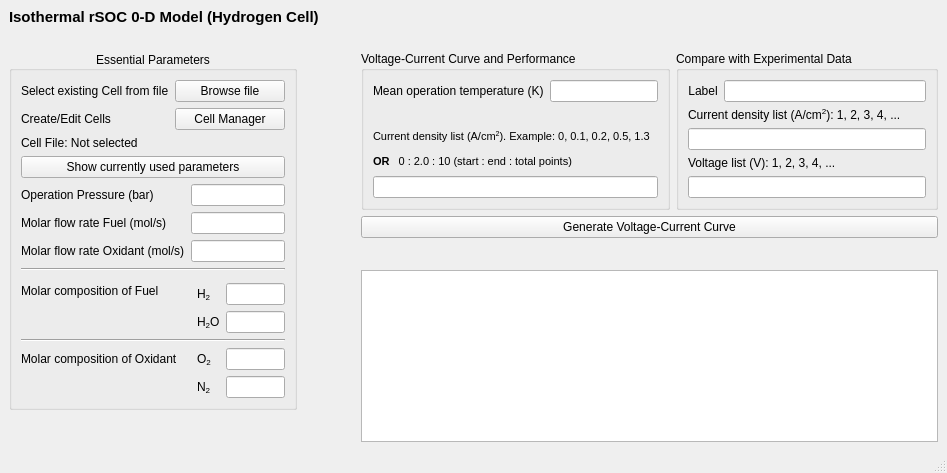
<?xml version="1.0" encoding="UTF-8"?>
<ui version="4.0">
 <class>NullDimWindow</class>
 <widget class="QMainWindow" name="NullDimWindow">
  <property name="geometry">
   <rect>
    <x>0</x>
    <y>0</y>
    <width>947</width>
    <height>473</height>
   </rect>
  </property>
  <property name="windowTitle">
   <string>MainWindow</string>
  </property>
  <widget class="QWidget" name="centralwidget">
   <layout class="QVBoxLayout" name="verticalLayout_4">
    <item>
     <layout class="QVBoxLayout" name="verticalLayout_3">
      <item>
       <widget class="QLabel" name="label_3">
        <property name="maximumSize">
         <size>
          <width>341</width>
          <height>16</height>
         </size>
        </property>
        <property name="font">
         <font>
          <pointsize>11</pointsize>
          <weight>75</weight>
          <bold>true</bold>
         </font>
        </property>
        <property name="text">
         <string>Isothermal rSOC 0-D Model (Hydrogen Cell)</string>
        </property>
       </widget>
      </item>
      <item>
       <spacer name="verticalSpacer_3">
        <property name="orientation">
         <enum>Qt::Vertical</enum>
        </property>
        <property name="sizeType">
         <enum>QSizePolicy::Minimum</enum>
        </property>
        <property name="sizeHint" stdset="0">
         <size>
          <width>20</width>
          <height>20</height>
         </size>
        </property>
       </spacer>
      </item>
     </layout>
    </item>
    <item>
     <layout class="QGridLayout" name="gridLayout_4" rowstretch="0,0,0" columnstretch="5,1,10">
      <item row="0" column="0" rowspan="3">
       <layout class="QGridLayout" name="gridLayout_3">
        <item row="0" column="0">
         <widget class="QGroupBox" name="groupBox">
          <property name="title">
           <string notr="true">Essential Parameters</string>
          </property>
          <property name="alignment">
           <set>Qt::AlignCenter</set>
          </property>
          <property name="flat">
           <bool>false</bool>
          </property>
          <layout class="QGridLayout" name="gridLayout">
           <item row="0" column="0" colspan="4">
            <layout class="QFormLayout" name="formLayout_2">
             <item row="0" column="0">
              <widget class="QLabel" name="label">
               <property name="text">
                <string>Select existing Cell from file</string>
               </property>
              </widget>
             </item>
             <item row="0" column="1">
              <widget class="QPushButton" name="browseFile">
               <property name="text">
                <string>Browse file</string>
               </property>
              </widget>
             </item>
             <item row="1" column="0">
              <widget class="QLabel" name="label_2">
               <property name="text">
                <string>Create/Edit Cells</string>
               </property>
              </widget>
             </item>
             <item row="1" column="1">
              <widget class="QPushButton" name="cellManager">
               <property name="text">
                <string>Cell Manager</string>
               </property>
              </widget>
             </item>
             <item row="2" column="0" colspan="2">
              <widget class="QLabel" name="labelFileName">
               <property name="text">
                <string>Cell File: Not selected</string>
               </property>
              </widget>
             </item>
             <item row="3" column="0" colspan="2">
              <widget class="QPushButton" name="showCurrentCell">
               <property name="text">
                <string>Show currently used parameters</string>
               </property>
              </widget>
             </item>
            </layout>
           </item>
           <item row="8" column="2">
            <widget class="QLabel" name="label_8">
             <property name="text">
              <string>&lt;html&gt;&lt;head/&gt;&lt;body&gt;&lt;p&gt;H&lt;span style=&quot; vertical-align:sub;&quot;&gt;2&lt;/span&gt;&lt;/p&gt;&lt;/body&gt;&lt;/html&gt;</string>
             </property>
             <property name="textFormat">
              <enum>Qt::RichText</enum>
             </property>
            </widget>
           </item>
           <item row="12" column="2">
            <widget class="QLabel" name="label_12">
             <property name="text">
              <string>&lt;html&gt;&lt;head/&gt;&lt;body&gt;&lt;p&gt;N&lt;span style=&quot; vertical-align:sub;&quot;&gt;2&lt;/span&gt;&lt;/p&gt;&lt;/body&gt;&lt;/html&gt;</string>
             </property>
             <property name="textFormat">
              <enum>Qt::RichText</enum>
             </property>
            </widget>
           </item>
           <item row="9" column="3">
            <widget class="QLineEdit" name="input_x_H2O">
             <property name="autoFillBackground">
              <bool>false</bool>
             </property>
             <property name="clearButtonEnabled">
              <bool>false</bool>
             </property>
            </widget>
           </item>
           <item row="4" column="0">
            <widget class="QLabel" name="label_4">
             <property name="text">
              <string>Molar flow rate Fuel (mol/s)</string>
             </property>
            </widget>
           </item>
           <item row="11" column="0">
            <widget class="QLabel" name="label_10">
             <property name="text">
              <string>Molar composition of Oxidant</string>
             </property>
            </widget>
           </item>
           <item row="3" column="1" colspan="3">
            <widget class="QLineEdit" name="input_pressure">
             <property name="autoFillBackground">
              <bool>false</bool>
             </property>
             <property name="text">
              <string/>
             </property>
             <property name="clearButtonEnabled">
              <bool>false</bool>
             </property>
            </widget>
           </item>
           <item row="9" column="2">
            <widget class="QLabel" name="label_9">
             <property name="text">
              <string>&lt;html&gt;&lt;head/&gt;&lt;body&gt;&lt;p&gt;H&lt;span style=&quot; vertical-align:sub;&quot;&gt;2&lt;/span&gt;O&lt;/p&gt;&lt;/body&gt;&lt;/html&gt;</string>
             </property>
             <property name="textFormat">
              <enum>Qt::RichText</enum>
             </property>
            </widget>
           </item>
           <item row="11" column="3">
            <widget class="QLineEdit" name="input_x_O2">
             <property name="autoFillBackground">
              <bool>false</bool>
             </property>
             <property name="clearButtonEnabled">
              <bool>false</bool>
             </property>
            </widget>
           </item>
           <item row="5" column="0">
            <widget class="QLabel" name="label_6">
             <property name="text">
              <string>Molar flow rate Oxidant (mol/s)</string>
             </property>
            </widget>
           </item>
           <item row="8" column="3">
            <widget class="QLineEdit" name="input_x_H2">
             <property name="autoFillBackground">
              <bool>false</bool>
             </property>
             <property name="clearButtonEnabled">
              <bool>false</bool>
             </property>
            </widget>
           </item>
           <item row="10" column="0" colspan="4">
            <widget class="Line" name="line_2">
             <property name="orientation">
              <enum>Qt::Horizontal</enum>
             </property>
            </widget>
           </item>
           <item row="11" column="2">
            <widget class="QLabel" name="label_11">
             <property name="text">
              <string>&lt;html&gt;&lt;head/&gt;&lt;body&gt;&lt;p&gt;O&lt;span style=&quot; vertical-align:sub;&quot;&gt;2&lt;/span&gt;&lt;/p&gt;&lt;/body&gt;&lt;/html&gt;</string>
             </property>
             <property name="textFormat">
              <enum>Qt::RichText</enum>
             </property>
            </widget>
           </item>
           <item row="12" column="3">
            <widget class="QLineEdit" name="input_x_N2">
             <property name="autoFillBackground">
              <bool>false</bool>
             </property>
             <property name="clearButtonEnabled">
              <bool>false</bool>
             </property>
            </widget>
           </item>
           <item row="4" column="1" colspan="3">
            <widget class="QLineEdit" name="input_molar_flowrate_fuel">
             <property name="autoFillBackground">
              <bool>false</bool>
             </property>
             <property name="text">
              <string/>
             </property>
             <property name="clearButtonEnabled">
              <bool>false</bool>
             </property>
            </widget>
           </item>
           <item row="6" column="0" colspan="4">
            <widget class="Line" name="line">
             <property name="orientation">
              <enum>Qt::Horizontal</enum>
             </property>
            </widget>
           </item>
           <item row="3" column="0">
            <widget class="QLabel" name="label_5">
             <property name="text">
              <string>Operation Pressure (bar)</string>
             </property>
            </widget>
           </item>
           <item row="5" column="1" colspan="3">
            <widget class="QLineEdit" name="input_molar_flowrate_oxygen">
             <property name="autoFillBackground">
              <bool>false</bool>
             </property>
             <property name="text">
              <string/>
             </property>
             <property name="clearButtonEnabled">
              <bool>false</bool>
             </property>
            </widget>
           </item>
           <item row="7" column="0" rowspan="2">
            <widget class="QLabel" name="label_7">
             <property name="text">
              <string>Molar composition of Fuel</string>
             </property>
            </widget>
           </item>
          </layout>
         </widget>
        </item>
        <item row="1" column="0">
         <widget class="QLabel" name="label_15">
          <property name="text">
           <string/>
          </property>
         </widget>
        </item>
       </layout>
      </item>
      <item row="0" column="1">
       <spacer name="horizontalSpacer">
        <property name="orientation">
         <enum>Qt::Horizontal</enum>
        </property>
        <property name="sizeType">
         <enum>QSizePolicy::Minimum</enum>
        </property>
        <property name="sizeHint" stdset="0">
         <size>
          <width>40</width>
          <height>20</height>
         </size>
        </property>
       </spacer>
      </item>
      <item row="0" column="2">
       <layout class="QGridLayout" name="gridLayout_2">
        <item row="0" column="0">
         <widget class="QGroupBox" name="groupBox_2">
          <property name="title">
           <string>Voltage-Current Curve and Performance</string>
          </property>
          <layout class="QVBoxLayout" name="verticalLayout">
           <item>
            <layout class="QFormLayout" name="formLayout">
             <item row="0" column="0">
              <widget class="QLabel" name="label_13">
               <property name="text">
                <string>Mean operation temperature (K)</string>
               </property>
              </widget>
             </item>
             <item row="0" column="1">
              <widget class="QLineEdit" name="input_meanTemperature">
               <property name="autoFillBackground">
                <bool>false</bool>
               </property>
               <property name="clearButtonEnabled">
                <bool>false</bool>
               </property>
              </widget>
             </item>
            </layout>
           </item>
           <item>
            <widget class="QLabel" name="label_14">
             <property name="text">
              <string>&lt;!DOCTYPE HTML PUBLIC &quot;-//W3C//DTD HTML 4.0//EN&quot; &quot;http://www.w3.org/TR/REC-html40/strict.dtd&quot;&gt;
&lt;html&gt;&lt;head&gt;&lt;meta name=&quot;qrichtext&quot; content=&quot;1&quot; /&gt;&lt;style type=&quot;text/css&quot;&gt;
p, li { white-space: pre-wrap; }
&lt;/style&gt;&lt;/head&gt;&lt;body style=&quot; font-family:'MS Shell Dlg 2'; font-size:8pt; font-weight:400; font-style:normal;&quot;&gt;
&lt;p style=&quot; margin-top:12px; margin-bottom:12px; margin-left:0px; margin-right:0px; -qt-block-indent:0; text-indent:0px;&quot;&gt;Current density list (A/cm&lt;span style=&quot; vertical-align:super;&quot;&gt;2&lt;/span&gt;). Example: 0, 0.1, 0.2, 0.5, 1.3&lt;/p&gt;
&lt;p style=&quot; margin-top:12px; margin-bottom:12px; margin-left:0px; margin-right:0px; -qt-block-indent:0; text-indent:0px;&quot;&gt;&lt;span style=&quot; font-weight:600;&quot;&gt;OR  &lt;/span&gt; 0 : 2.0 : 10 (start : end : total points)&lt;/p&gt;&lt;/body&gt;&lt;/html&gt;</string>
             </property>
             <property name="textFormat">
              <enum>Qt::RichText</enum>
             </property>
            </widget>
           </item>
           <item>
            <widget class="QLineEdit" name="input_jList">
             <property name="autoFillBackground">
              <bool>false</bool>
             </property>
             <property name="clearButtonEnabled">
              <bool>false</bool>
             </property>
            </widget>
           </item>
          </layout>
         </widget>
        </item>
        <item row="0" column="1">
         <widget class="QGroupBox" name="groupBox_3">
          <property name="title">
           <string>Compare with Experimental Data</string>
          </property>
          <layout class="QVBoxLayout" name="verticalLayout_2">
           <item>
            <layout class="QHBoxLayout" name="horizontalLayout">
             <item>
              <widget class="QLabel" name="label_16">
               <property name="sizePolicy">
                <sizepolicy hsizetype="Preferred" vsizetype="Preferred">
                 <horstretch>0</horstretch>
                 <verstretch>0</verstretch>
                </sizepolicy>
               </property>
               <property name="text">
                <string>Label</string>
               </property>
               <property name="alignment">
                <set>Qt::AlignCenter</set>
               </property>
              </widget>
             </item>
             <item>
              <widget class="QLineEdit" name="input_experimentName">
               <property name="autoFillBackground">
                <bool>false</bool>
               </property>
               <property name="clearButtonEnabled">
                <bool>false</bool>
               </property>
              </widget>
             </item>
            </layout>
           </item>
           <item>
            <widget class="QLabel" name="label_17">
             <property name="text">
              <string>&lt;html&gt;&lt;head/&gt;&lt;body&gt;&lt;p&gt;Current density list (A/cm&lt;span style=&quot; vertical-align:super;&quot;&gt;2&lt;/span&gt;): 1, 2, 3, 4, ...&lt;/p&gt;&lt;/body&gt;&lt;/html&gt;</string>
             </property>
             <property name="textFormat">
              <enum>Qt::RichText</enum>
             </property>
            </widget>
           </item>
           <item>
            <widget class="QLineEdit" name="input_jExperiment">
             <property name="autoFillBackground">
              <bool>false</bool>
             </property>
             <property name="clearButtonEnabled">
              <bool>false</bool>
             </property>
            </widget>
           </item>
           <item>
            <widget class="QLabel" name="label_18">
             <property name="text">
              <string>&lt;html&gt;&lt;head/&gt;&lt;body&gt;&lt;p&gt;Voltage list (V): 1, 2, 3, 4, ...&lt;/p&gt;&lt;/body&gt;&lt;/html&gt;</string>
             </property>
             <property name="textFormat">
              <enum>Qt::RichText</enum>
             </property>
            </widget>
           </item>
           <item>
            <widget class="QLineEdit" name="input_vExperiment">
             <property name="autoFillBackground">
              <bool>false</bool>
             </property>
             <property name="clearButtonEnabled">
              <bool>false</bool>
             </property>
            </widget>
           </item>
          </layout>
         </widget>
        </item>
        <item row="1" column="0" colspan="2">
         <widget class="QPushButton" name="generateCurve">
          <property name="text">
           <string>Generate Voltage-Current Curve</string>
          </property>
         </widget>
        </item>
       </layout>
      </item>
      <item row="1" column="2">
       <spacer name="verticalSpacer">
        <property name="orientation">
         <enum>Qt::Vertical</enum>
        </property>
        <property name="sizeHint" stdset="0">
         <size>
          <width>20</width>
          <height>40</height>
         </size>
        </property>
       </spacer>
      </item>
      <item row="2" column="2">
       <widget class="QTextBrowser" name="logText"/>
      </item>
     </layout>
    </item>
   </layout>
  </widget>
  <widget class="QMenuBar" name="menubar">
   <property name="geometry">
    <rect>
     <x>0</x>
     <y>0</y>
     <width>947</width>
     <height>21</height>
    </rect>
   </property>
  </widget>
  <widget class="QStatusBar" name="statusbar"/>
 </widget>
 <resources/>
 <connections/>
</ui>
